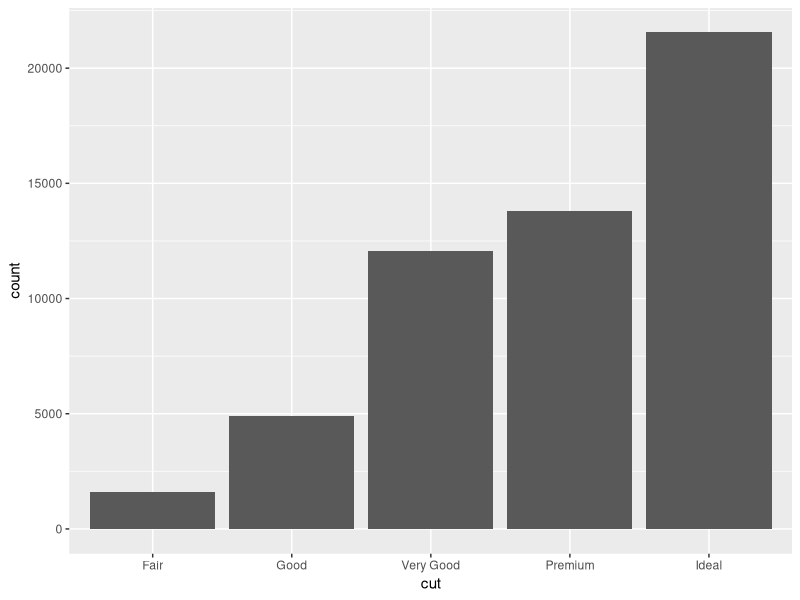
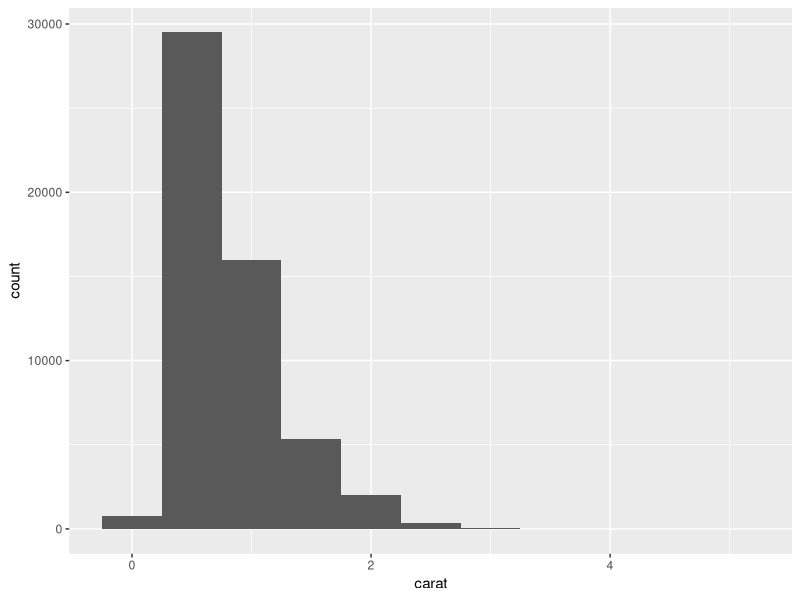
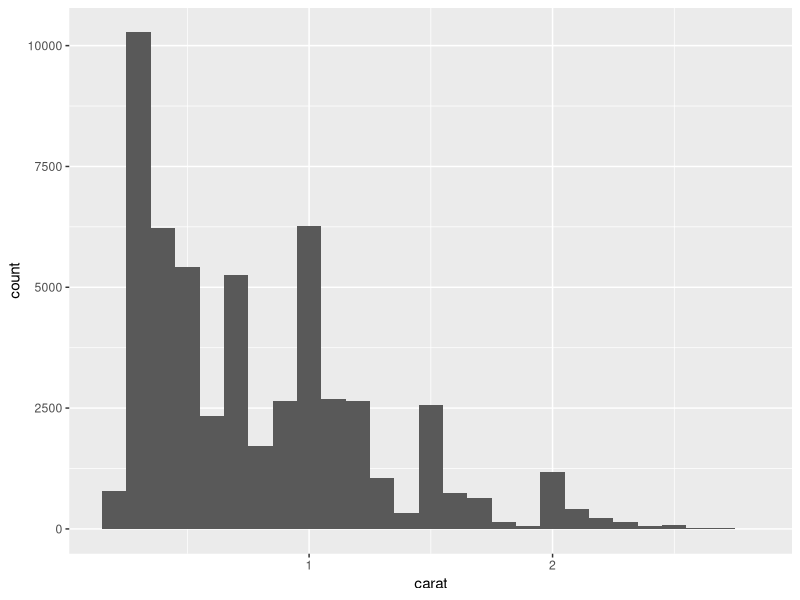
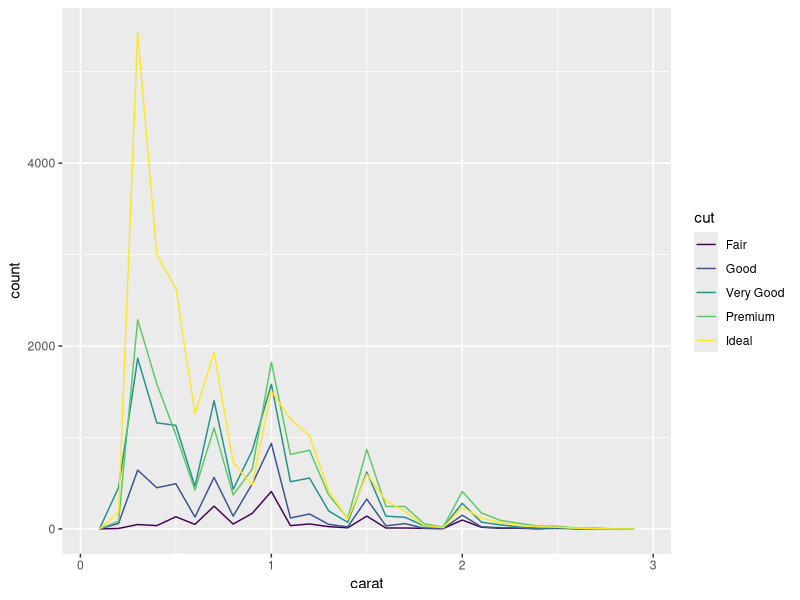
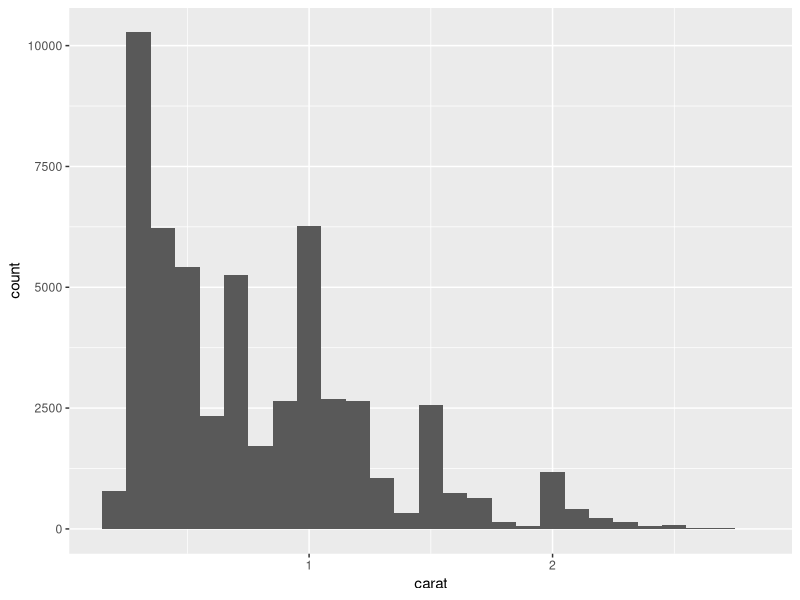
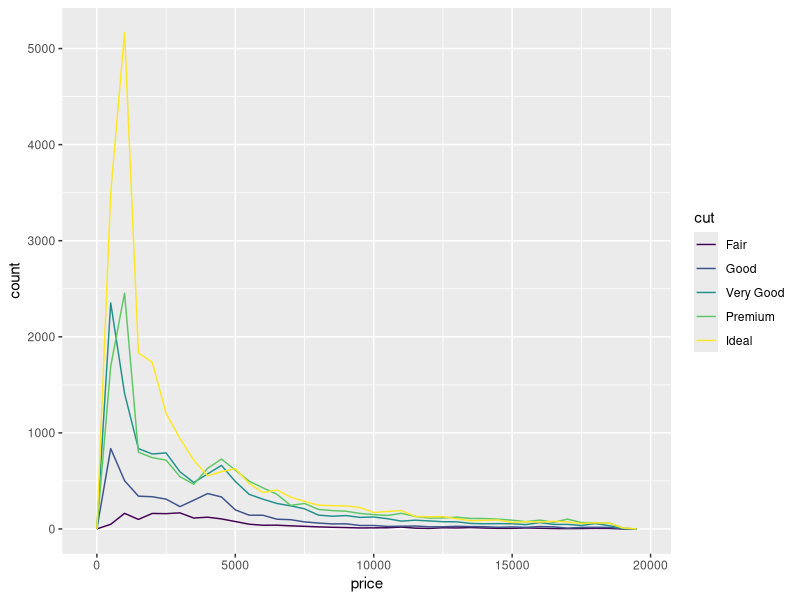
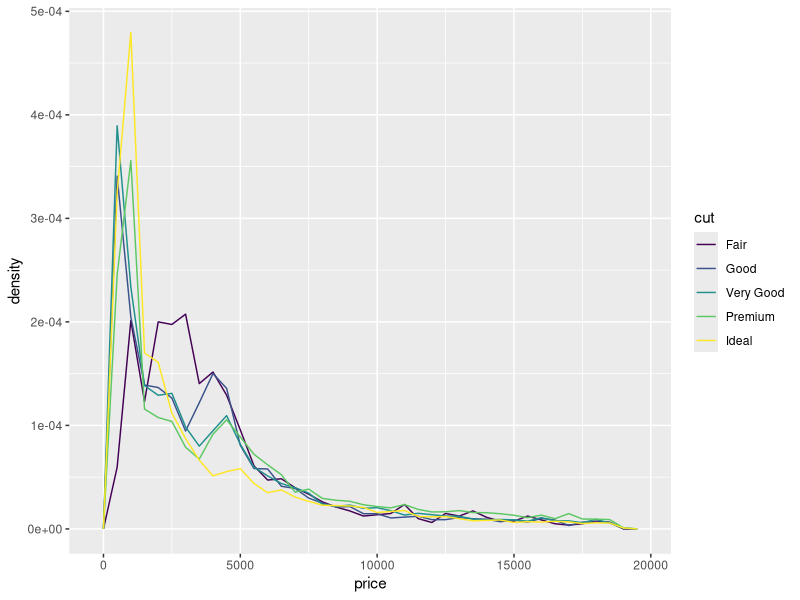
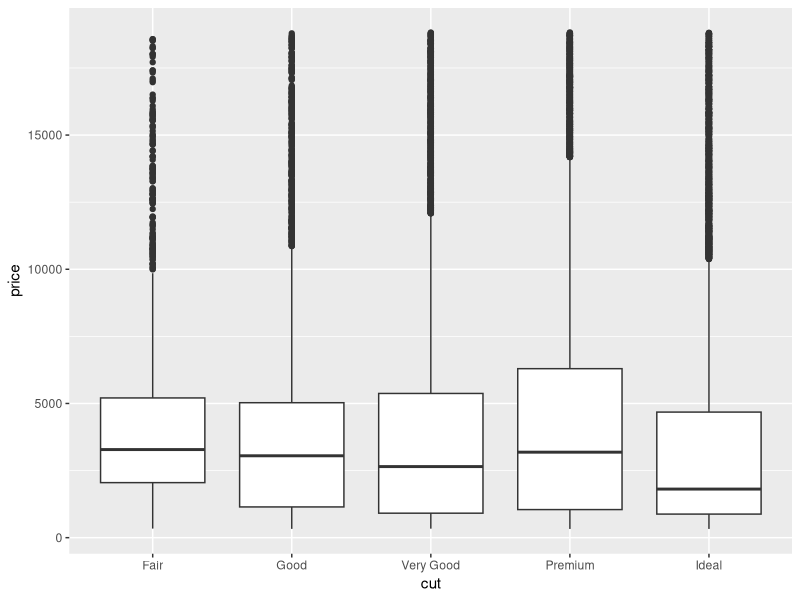

These charts were generated, in order, by the following R code:
########## "EDA" ################
 
library(tidyverse)

# Discrete Variables
ggplot(data=diamonds) +
  geom_bar(mapping = aes(x=cut))

# Continuous Vraiables
ggplot(data=diamonds) + 
  geom_histogram(mapping = aes(x=carat), binwidth = 0.5)

# Changing Bin Sizes
smaller <- diamonds %>%
  filter(carat < 3)
ggplot(data = smaller, mapping = aes(x=carat)) +
  geom_histogram(binwidth = 0.1)

# Overlaying different histogram
ggplot(data=smaller, mapping = aes(x= carat, colour = cut)) +
  geom_freqpoly(binwidth = 0.1)

# Questions after seeing a graph
ggplot(data=smaller, mapping = aes(x=carat)) + 
  geom_histogram(binwidth=0.1)


##### Covariation #####

# Continuous Vraiables

ggplot(data=diamonds, mapping = aes(x=price)) +
  geom_freqpoly(mapping = aes(colour = cut), binwidth = 500)

# Adding density instead of count

ggplot(data=diamonds, mapping = aes(x=price, y=..density..)) +
  geom_freqpoly(mapping = aes(colour = cut), binwidth = 500)

# Box plots (show the means)

ggplot(data = diamonds, mapping = aes(x = cut, y=price)) +
  geom_boxplot()

## Catagorical Values

ggplot(data = diamonds) +
  geom_count(mapping = aes(x=cut, y=color))

diamonds %>% 
  count(color, cut) %>%
  ggplot(mapping = aes(x=color, y=cut)) +
  geom_tile(mapping = aes(fill = n))

# 2 Continuous Vraiables

ggplot(data = diamonds) +
  geom_point(mapping = aes(x=carat, y=price))

# Tile 2D

ggplot(data = smaller) +
  geom_bin2d(mapping = aes(x=carat, y=price))
ggplot(data=smaller, mapping=aes(x=carat, y=price)) +
  geom_boxplot(mapping=aes(group=cut_width(carat, 0.1)))

